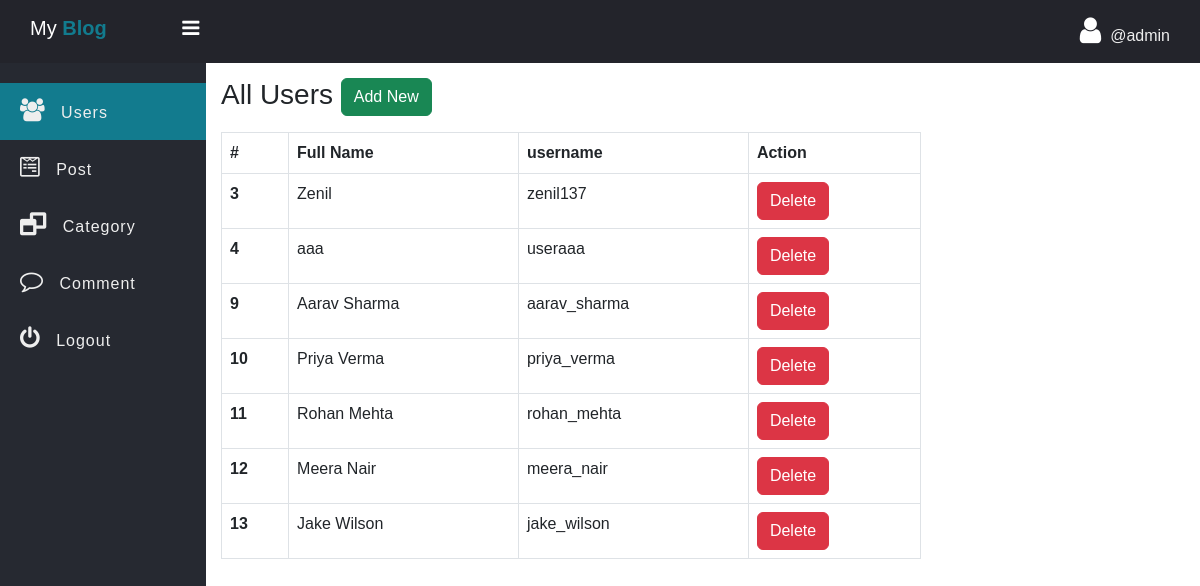
Page /admin/users.php (signed in) on the committed database.
### tables this page shows
CREATE TABLE `users` (
  `id` int(11) NOT NULL,
  `fname` varchar(255) NOT NULL,
  `username` varchar(255) NOT NULL,
  `password` varchar(255) NOT NULL,
  `type` enum('normal','author') NOT NULL DEFAULT 'normal'
);

### admin/data/User.php (called while the page is built, shortened)
<?php
function getAll($conn){
   $sql = "SELECT id, fname, username FROM users";
   $stmt = $conn->prepare($sql);
   $stmt->execute();
   if($stmt->rowCount() >= 1){
   	   $data = $stmt->fetchAll();
   	   return $data;
   }else {
   	 return 0;
   }
}

### admin/users.php (the view, shortened to what this page needs)
<?php
if (isset($_SESSION['admin_id']) && isset($_SESSION['username'])) {
 ?>
<!DOCTYPE html>
<html>
<head>
	<link rel="stylesheet" href="https://stackpath.bootstrapcdn.com/font-awesome/4.7.0/css/font-awesome.min.css">
	<link href="https://cdn.jsdelivr.net/npm/bootstrap@5.3.0/dist/css/bootstrap.min.css" rel="stylesheet">
	<link rel="stylesheet" href="../css/side-bar.css">
	<link rel="stylesheet" href="../css/style.css">
</head>
<body>
	<?php
	  include "inc/side-nav.php";
      include_once("data/User.php");
      include_once("../db_conn.php");
      $users = getAll($conn);
	?>
	 <div class="main-table">
	 	<h3 class="mb-3">All Users
	 		<a href="../signup.php" class="btn btn-success">Add New</a></h3>
	 	<?php if ($users != 0) { ?>
	 	<table class="table t1 table-bordered">
		  <thead>
		    <tr>
		      <th scope="col">#</th>
		      <th scope="col">Full Name</th>
		      <th scope="col">username</th>
		      <th scope="col">Action</th>
		    </tr>
		  </thead>
		  <tbody>
		  	<?php foreach ($users as $user) { ?>
		    <tr>
		      <th scope="row"><?=$user['id'] ?></th>
		      <td><?=$user['fname'] ?></td>
		      <td><?=$user['username'] ?></td>
		      <td>
		      	<a href="user-delete.php?user_id=<?=$user['id'] ?>" class="btn btn-danger">Delete</a>
		      </td>
		    </tr>
		    <?php } ?>
		  </tbody>
		</table>
	<?php }else{ ?>
		<div class="alert alert-warning">
			Empty!
		</div>
	<?php } ?>
	 </div>
	</section>
	</div>
</body>
</html>
<?php }else {
	header("Location: ../admin-login.php");
	exit;
} ?>

### css/side-bar.css (style rules this page uses)
* { padding: 0; margin: 0; box-sizing: border-box; font-family: arial, sans-serif; }

### css/style.css (style rules this page uses)
.main-table { width: 90%; max-width: 700px; }

### rows in the picture
users: id "3", fname "Zenil", username "zenil137"
users: id "4", fname "aaa", username "useraaa"
users: id "9", fname "Aarav Sharma", username "aarav_sharma"
users: id "10", fname "Priya Verma", username "priya_verma"
users: id "11", fname "Rohan Mehta", username "rohan_mehta"
users: id "12", fname "Meera Nair", username "meera_nair"
users: id "13", fname "Jake Wilson", username "jake_wilson"

### other values in the picture
$_SESSION['username'] "admin"
